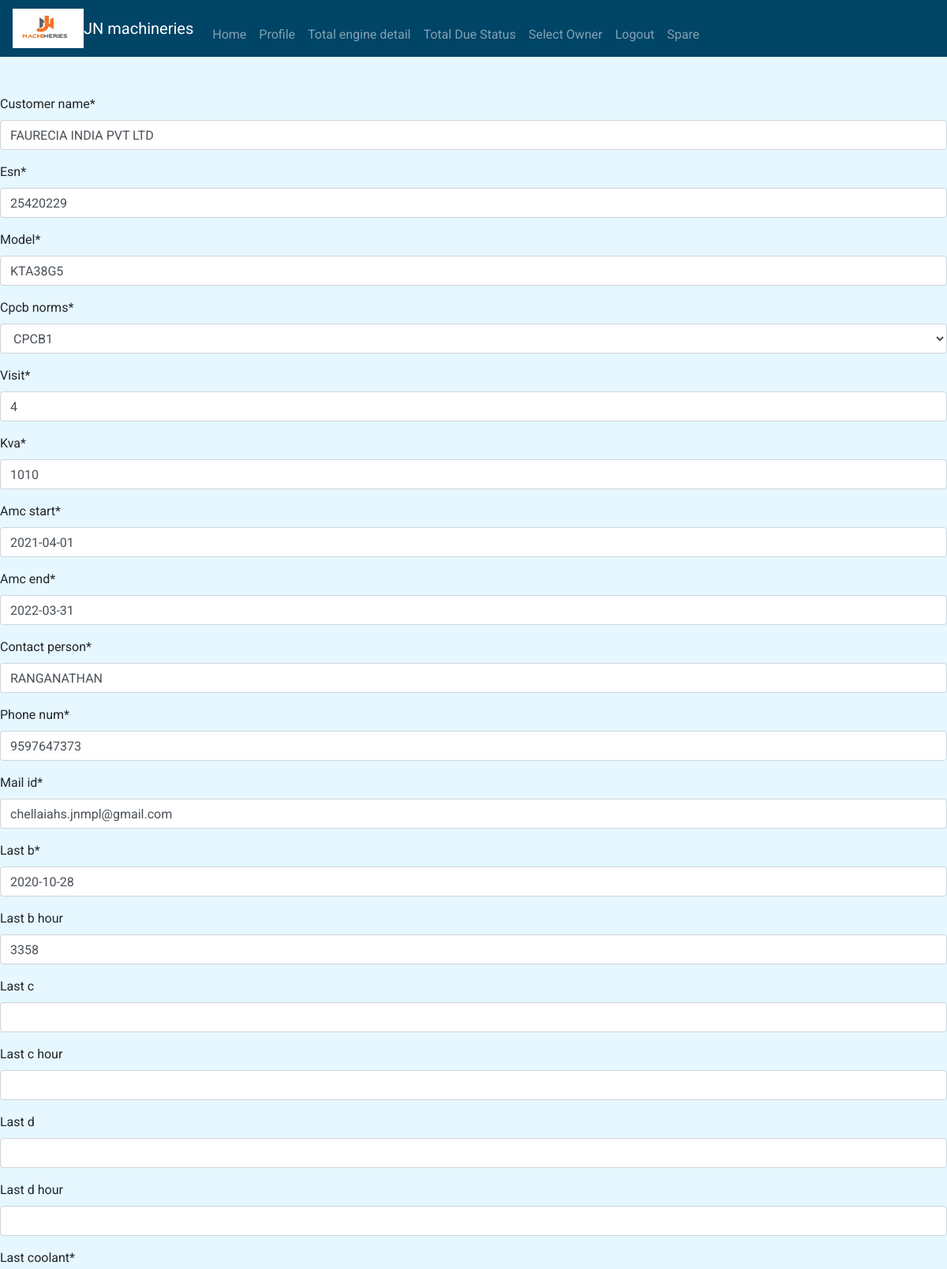
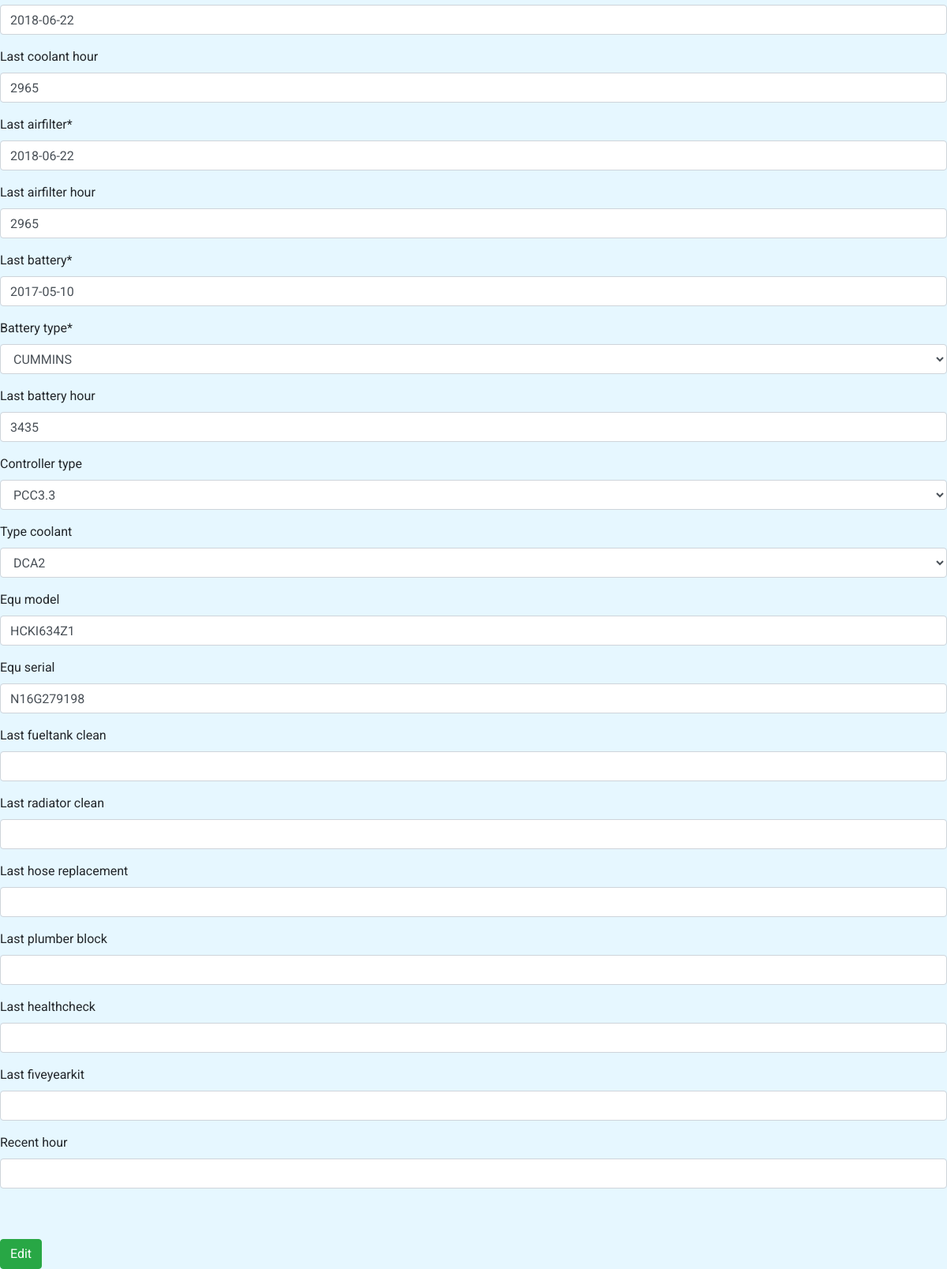
Page /jnm/update/5/ (signed in) on the committed database (2 pictures, top to bottom).
### app/models.py (models this page shows, shortened)
class Ownership(models.Model):
  author = models.ForeignKey(User, on_delete = models.CASCADE)
  cpcb_norm = [('C1', 'CPCB1'), ('C2', 'CPCB2')]
  battery_make = [('CUMMINS', 'CUMMINS'), ('OTHER', 'OTHER')]
  coolant_choice = [('DCA4', 'DCA4'), ('DCA2', 'DCA2'), ('OTHER', 'OTHER'), ('WATER', 'WATER')]
  controller_detail = [('Cluster', 'Cluster'), ('ECP', 'ECP'), ('ECPG', 'ECPG'), ('POWERCOM', 'POWERCOM'), ('PCC0301', 'PCC0301'), ('PCC1301', 'PCC1301'), ('PCC1302', 'PCC1302'), ('PCC2100', 'PCC2100'), ('PCC3100', 'PCC3100'), ('PCC3201', 'PCC3201'), ('PCC3.3', 'PCC3.3'), ('OTHER', 'OTHER')]
  customer_name = models.CharField(max_length = 100)
  esn = models.DecimalField(max_digits = 10, decimal_places = 0, null = True)
  model = models.CharField(max_length = 10, null = True)
  cpcb_norms = models.CharField(choices = cpcb_norm, max_length = 2, default = 'C1')
  visit = models.IntegerField(null = True)
  kva = models.IntegerField(null = True)
  amc_start = models.DateField(null = True)
  amc_end = models.DateField(null = True)
  contact_person = models.CharField(max_length = 20, null = True)
  phone_num= models.CharField(max_length= 10, null = True)
  mail_id = models.EmailField(max_length = 50, null = True)
  last_b = models.DateField(null = True)
  last_b_hour = models.IntegerField(blank = True, null = True)
  last_c = models.DateField(null = True, blank = True)
  last_c_hour = models.IntegerField(null = True, blank = True)
  last_d = models.DateField(null = True, blank = True)
  last_d_hour = models.IntegerField(null = True, blank = True)
  last_coolant = models.DateField(null = True)
  last_coolant_hour = models.IntegerField(null= True, blank= True)
  last_airfilter = models.DateField(null = True)
  last_airfilter_hour = models.IntegerField(null=True, blank = True)
  last_battery = models.DateField(null = True)
  battery_type = models.CharField(choices = battery_make, max_length = 7, default = 'CUMMINS')
  last_battery_hour = models.IntegerField(null= True, blank = True)
  genset_type = models.CharField(max_length = 20, null = True, blank = True)
  controller_type = models.CharField(choices = controller_detail, max_length =10, blank = True, null = True, default = None)
  type_coolant = models.CharField(choices = coolant_choice, max_length = 6, default = None, blank = True, null = True)
  equ_model = models.CharField(max_length = 10, blank = True, null = True)
  equ_serial = models.CharField(max_length = 10, blank = True, null = True)
  last_fueltank_clean = models.DateField(null = True, blank = True)
  last_radiator_clean = models.DateField(null = True, blank = True)
  last_hose_replacement = models.DateField(null = True, blank = True)
  last_plumber_block = models.DateField(null = True, blank = True)
  last_healthcheck = models.DateField(null = True, blank = True)
  last_fiveyearkit = models.DateField(null = True, blank = True)
  recent_hour = models.IntegerField(blank = True, null = True)
  reminder_count_b = models.IntegerField(blank = True, null = True)
  reminder_count_coolant = models.IntegerField(blank = True, null = True)
  reminder_count_battery = models.IntegerField(blank = True, null = True)
  reminder_count_airfilter = models.IntegerField(blank = True, null = True)
  reminder_count_amcdue = models.IntegerField(blank = True, null = True)
  remark_b = models.CharField(max_length = 150, blank = True, null = True)
  remark_coolant = models.CharField(max_length = 150, blank = True, null = True)
  remark_battery = models.CharField(max_length = 150, blank = True, null = True)
  remark_airfilter = models.CharField(max_length = 150, blank = True, null = True)
  remark_amcdue = models.CharField(max_length = 150, blank = True, null = True)
  customer_response = models.BooleanField(default = False)

### app/views.py (the view)
# urls.py: path('update/<int:pk>/', views.UpdateCustomer.as_view(), name = 'update'),
class UpdateCustomer(UpdateView, LoginRequiredMixin):
  model = Ownership
  fields = ['customer_name', 'esn','model','cpcb_norms','visit','kva', 'amc_start', 'amc_end', 'contact_person','phone_num','mail_id', 'last_b', 'last_b_hour','last_c','last_c_hour', 'last_d', 'last_d_hour', 'last_coolant', 'last_coolant_hour', 'last_airfilter', 'last_airfilter_hour','last_battery', 'battery_type', 'last_battery_hour', 'controller_type', 'type_coolant', 'equ_model', 'equ_serial', 'last_fueltank_clean', 'last_radiator_clean', 'last_hose_replacement', 'last_plumber_block', 'last_healthcheck', 'last_fiveyearkit', 'recent_hour']
  template_name = 'update_customer.html'
  success_url = reverse_lazy('ownership')

### app/templates/update_customer.html (shortened to what this page needs)
{% extends 'base.html' %}
{% load crispy_forms_tags %}
{% block content %}
<div class="conatainer mt-5">
 <form action="" method="post">
   {{ form|crispy }}
  <button class="btn btn-success mt-5">Edit</button>
 </form>
</div>
{% endblock %}

### static/css/style.css (style rules this page uses)
body { font-family: 'Roboto', sans-serif; background-color: #e6f7ff; }

### rows in the picture
Ownership: customer_name "FAURECIA INDIA PVT LTD", esn "25420229", model "KTA38G5", cpcb_norms "CPCB1", visit "4", kva "1010", amc_start "2021-04-01", amc_end "2022-03-31", contact_person "RANGANATHAN", phone_num "9597647373", mail_id "chellaiahs.jnmpl@gmail.com", last_b "2020-10-28", last_b_hour "3358", last_coolant "2018-06-22", last_coolant_hour "2965", last_airfilter "2018-06-22", last_airfilter_hour "2965", last_battery "2017-05-10", battery_type "CUMMINS", last_battery_hour "3435", controller_type "PCC3.3", type_coolant "DCA2", equ_model "HCKI634Z1", equ_serial "N16G279198"
